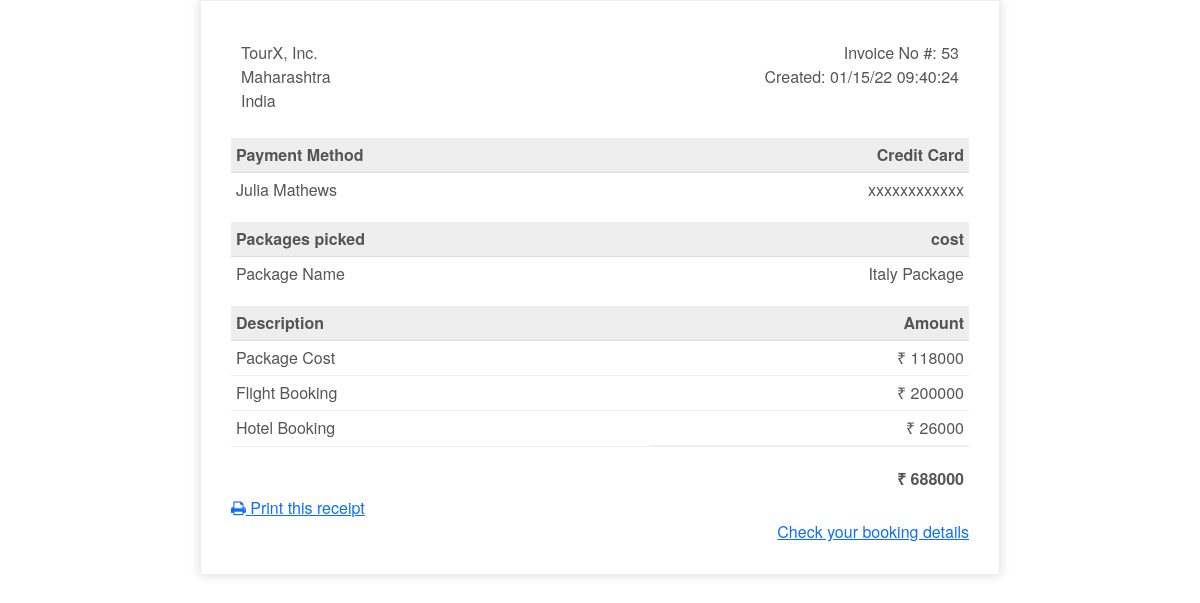
Before: /bill (signed in) with the older database file.
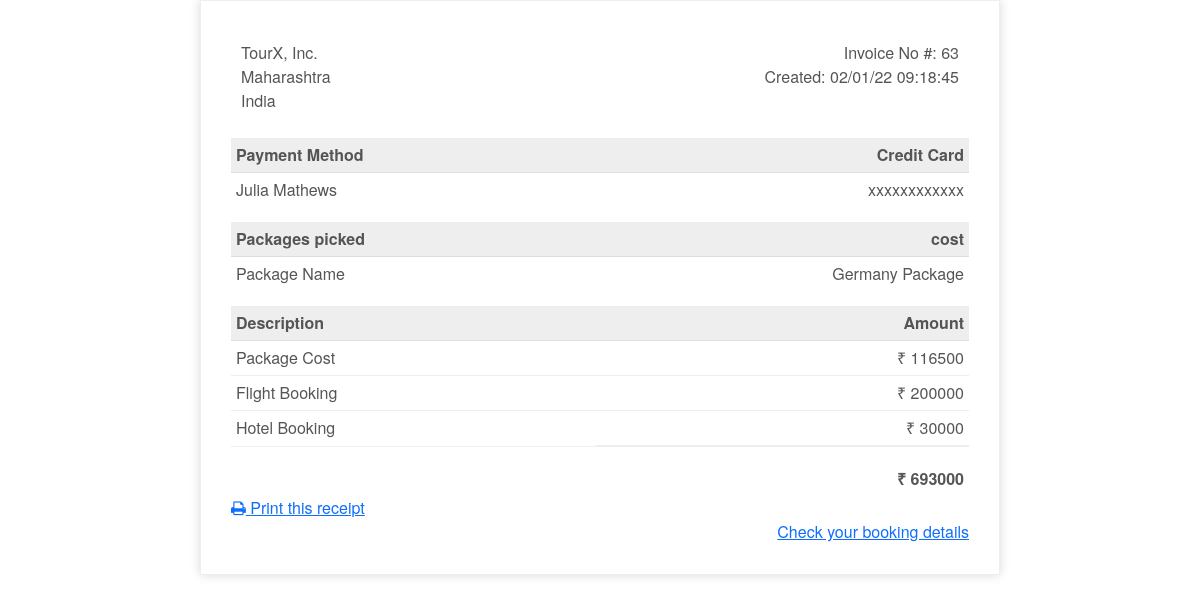
After: the same page with the newer database file.
### tables this page shows
CREATE TABLE "bookings" (
	"id"	INTEGER NOT NULL PRIMARY KEY AUTOINCREMENT,
	"name"	text NOT NULL,
	"email"	text NOT NULL,
	"passengers"	INTEGER NOT NULL,
	"package_name"	text NOT NULL,
	"place"	text NOT NULL,
	"no_of_days"	integer NOT NULL,
	"booking_date"	date NOT NULL,
	"booking_time"	TEXT,
	"category"	text NOT NULL,
	"room_type"	text NOT NULL,
	"no_of_guests"	integer NOT NULL,
	"check_in_date"	date NOT NULL,
	"check_out_date"	date NOT NULL,
	"trip_type"	text NOT NULL,
	"class_type"	text NOT NULL,
	"departure_d"	date NOT NULL,
	"return_d"	date NOT NULL,
	"source"	text NOT NULL,
	"destination"	text NOT NULL,
	"total_cost"	NUMERIC,
	"username"	text NOT NULL,
	FOREIGN KEY("username") REFERENCES "users"("username")
);

CREATE TABLE "destinations" (
	"id"	INTEGER NOT NULL PRIMARY KEY AUTOINCREMENT,
	"email"	text NOT NULL,
	"package_name"	text NOT NULL,
	"place"	text NOT NULL,
	"numOfDays"	text NOT NULL,
	"estimated_cost"	number NOT NULL,
	"username"	text,
	FOREIGN KEY("username") REFERENCES "users"("username")
);

CREATE TABLE "hotels" (
	"id"	INTEGER NOT NULL PRIMARY KEY AUTOINCREMENT,
	"email"	text NOT NULL,
	"cost"	number NOT NULL,
	"category"	text NOT NULL,
	"room_type"	text NOT NULL,
	"no_of_guests"	int NOT NULL,
	"check_in_date"	TEXT NOT NULL,
	"check_out_date"	TEXT NOT NULL,
	"username"	text,
	FOREIGN KEY("username") REFERENCES "users"("username")
);

### app.py (the view)
@app.route('/bill')
def bill():
    if request.method == 'GET':
        with sqlite3.connect('tour.db') as db:
            dest_details = db.execute("select package_name, estimated_cost from destinations inner join users on users.username=destinations.username and users.username = ?", (session['username'],))
            dest_row = dest_details.fetchall()
            hotel_details = db.execute("select cost, no_of_guests from hotels inner join users on users.username=hotels.username and users.username = ?", (session['username'],))
            hotel_row = hotel_details.fetchall()
            flight_details = db.execute("select flight_cost, passengers, trip_type from flights inner join users on users.username=flights.username and users.username = ?", (session['username'],))
            flight_row = flight_details.fetchall()
            booking_details = db.execute("select id, booking_date, booking_time from bookings inner join users on users.username=bookings.username and users.username = ?", (session['username'],))
            booking_row = booking_details.fetchall()
            for i in dest_row:
                package_name = i[0]
                dest_pack = i[1]
            for j in hotel_row:
                hotel_cost = j[0]
                no_of_guests = j[1]
            for k in flight_row:
                flight_cost = k[0]
                passengers = k[1]
                trip_type = k[2]
            for b in booking_row:
                booking_id = b[0]
                booking_date = b[1]
                booking_time = b[2]
            if trip_type == "Round Trip":
                flight_cost *= 2
            else:
                flight_cost = flight_cost
            total_amount = (int(dest_pack) * no_of_guests) + (int(hotel_cost) * no_of_guests) + (int(flight_cost) * passengers)
        return render_template("billing.html", total_amount=total_amount, package_name=package_name, dest_pack=dest_pack, hotel_cost=hotel_cost, flight_cost=flight_cost, booking_id=booking_id, booking_date=booking_date, booking_time=booking_time)
    return render_template("home.html")

### templates/billing.html (shortened to what this page needs)
{% extends "layout.html" %}
{% block body %}
<div class="invoice-box">
    <table cellpadding="0" cellspacing="0">
        <tr class="top">
            <td colspan="2">
                <table>
                    <tr>
                        <td>
                            TourX, Inc.<br />
                            Maharashtra<br />
                            India
                        </td>
                        <td>
                            Invoice No #: {{ booking_id }}<br />
                            Created: {{ booking_date }} {{ booking_time }}<br />
                        </td>
                    </tr>
                </table>
            </td>
        </tr>
        <tr class="heading">
            <td>Payment Method</td>
            <td>Credit Card</td>
        </tr>
        <tr class="details">
            <td>{{ session['name'] }}</td>
            <td>xxxxxxxxxxxx</td>
        </tr>
        <tr class="heading">
            <td>Packages picked</td>
            <td>cost</td>
        </tr>
        <tr class="details">
            <td>Package Name</td>
            <td>{{ package_name }}</td>
        </tr>
        <tr class="heading">
            <td>Description</td>
            <td>Amount</td>
        </tr>
        <tr class="item">
            <td>Package Cost</td>
            <td>&#8377 {{ dest_pack }}</td>
        </tr>
        <tr class="item">
            <td>Flight Booking</td>
            <td>&#8377 {{ flight_cost }}</td>
        </tr>
        <tr class="item">
            <td>Hotel Booking</td>
            <td>&#8377 {{ hotel_cost }}</td>
        </tr>
        <tr class="total">
            <td></td>
            <td>&#8377 {{ total_amount }}</td>
        </tr>
    </table>
    <div class="print">
        <a href="{{ url_for('pdf') }}">
            <i class="fa fa-print"></i>
            Print this receipt
        </a>
    </div>
    <div align="right" class="bookings">
        <a href="{{ url_for('bookingdetails') }}">Check your booking details</a>
    </div>
</div>
{% endblock %}

Changed rows visible on the page:
removed bookings: booking_date "01/15/22", booking_time "09:40:24", name "Julia Mathews"
removed destinations: package_name "Italy Package", estimated_cost "118000"
removed hotels: cost "26000"
added bookings: booking_date "02/01/22", booking_time "09:18:45", name "Julia Mathews"
added destinations: package_name "Germany Package", estimated_cost "116500"
added hotels: cost "30000"
Other visible differences:
{{ booking_id }}: "53" → "63"
{{ total_amount }}: "688000" → "693000"
